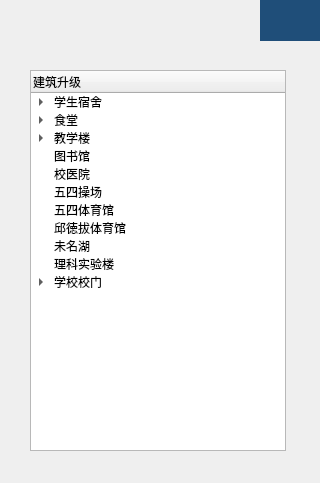
<?xml version="1.0" encoding="UTF-8"?>
<ui version="4.0">
 <class>buildings</class>
 <widget class="QWidget" name="buildings">
  <property name="geometry">
   <rect>
    <x>0</x>
    <y>0</y>
    <width>320</width>
    <height>483</height>
   </rect>
  </property>
  <property name="windowTitle">
   <string>Form</string>
  </property>
  <property name="styleSheet">
   <string notr="true">#buildings{
	border-image: url(:/new/pics/resouce/buildings/building_choice.png);
}
#cover{
	background-color: rgb(31, 78, 121);
}</string>
  </property>
  <widget class="QTreeWidget" name="treeWidget">
   <property name="geometry">
    <rect>
     <x>30</x>
     <y>70</y>
     <width>256</width>
     <height>381</height>
    </rect>
   </property>
   <property name="styleSheet">
    <string notr="true">#treeWidget{
}</string>
   </property>
   <column>
    <property name="text">
     <string>建筑升级</string>
    </property>
    <property name="background">
     <color>
      <red>31</red>
      <green>78</green>
      <blue>121</blue>
     </color>
    </property>
   </column>
   <item>
    <property name="text">
     <string>学生宿舍</string>
    </property>
    <item>
     <property name="text">
      <string>1号宿舍楼</string>
     </property>
    </item>
    <item>
     <property name="text">
      <string>2号宿舍楼</string>
     </property>
    </item>
    <item>
     <property name="text">
      <string>3号宿舍楼</string>
     </property>
    </item>
    <item>
     <property name="text">
      <string>4号宿舍楼</string>
     </property>
    </item>
    <item>
     <property name="text">
      <string>5号宿舍楼</string>
     </property>
    </item>
    <item>
     <property name="text">
      <string>6号宿舍楼</string>
     </property>
    </item>
    <item>
     <property name="text">
      <string>7号宿舍楼</string>
     </property>
    </item>
    <item>
     <property name="text">
      <string>8号宿舍楼</string>
     </property>
    </item>
    <item>
     <property name="text">
      <string>9号宿舍楼</string>
     </property>
    </item>
    <item>
     <property name="text">
      <string>10号宿舍楼</string>
     </property>
    </item>
    <item>
     <property name="text">
      <string>11号宿舍楼</string>
     </property>
    </item>
    <item>
     <property name="text">
      <string>12号宿舍楼</string>
     </property>
    </item>
    <item>
     <property name="text">
      <string>13号宿舍楼</string>
     </property>
    </item>
    <item>
     <property name="text">
      <string>14号宿舍楼</string>
     </property>
    </item>
    <item>
     <property name="text">
      <string>15号宿舍楼</string>
     </property>
    </item>
    <item>
     <property name="text">
      <string>16号宿舍楼</string>
     </property>
    </item>
    <item>
     <property name="text">
      <string>17号宿舍楼</string>
     </property>
    </item>
    <item>
     <property name="text">
      <string>18号宿舍楼</string>
     </property>
    </item>
    <item>
     <property name="text">
      <string>19号宿舍楼</string>
     </property>
    </item>
    <item>
     <property name="text">
      <string>20号宿舍楼</string>
     </property>
    </item>
    <item>
     <property name="text">
      <string>21号宿舍楼</string>
     </property>
    </item>
    <item>
     <property name="text">
      <string>22号宿舍楼</string>
     </property>
    </item>
    <item>
     <property name="text">
      <string>23号宿舍楼</string>
     </property>
    </item>
    <item>
     <property name="text">
      <string>24号宿舍楼</string>
     </property>
    </item>
    <item>
     <property name="text">
      <string>25号宿舍楼</string>
     </property>
    </item>
    <item>
     <property name="text">
      <string>26号宿舍楼</string>
     </property>
    </item>
    <item>
     <property name="text">
      <string>27号宿舍楼</string>
     </property>
    </item>
    <item>
     <property name="text">
      <string>28号宿舍楼</string>
     </property>
    </item>
    <item>
     <property name="text">
      <string>29号宿舍楼</string>
     </property>
    </item>
    <item>
     <property name="text">
      <string>30号宿舍楼</string>
     </property>
    </item>
    <item>
     <property name="text">
      <string>31号宿舍楼</string>
     </property>
    </item>
    <item>
     <property name="text">
      <string>32号宿舍楼</string>
     </property>
    </item>
    <item>
     <property name="text">
      <string>33号宿舍楼</string>
     </property>
    </item>
    <item>
     <property name="text">
      <string>34号宿舍楼</string>
     </property>
    </item>
    <item>
     <property name="text">
      <string>35号宿舍楼</string>
     </property>
    </item>
    <item>
     <property name="text">
      <string>36号宿舍楼</string>
     </property>
    </item>
    <item>
     <property name="text">
      <string>37号宿舍楼</string>
     </property>
    </item>
    <item>
     <property name="text">
      <string>38号宿舍楼</string>
     </property>
    </item>
    <item>
     <property name="text">
      <string>39号宿舍楼</string>
     </property>
    </item>
    <item>
     <property name="text">
      <string>40号宿舍楼</string>
     </property>
    </item>
    <item>
     <property name="text">
      <string>41号宿舍楼</string>
     </property>
    </item>
    <item>
     <property name="text">
      <string>42号宿舍楼</string>
     </property>
    </item>
    <item>
     <property name="text">
      <string>43号宿舍楼</string>
     </property>
    </item>
    <item>
     <property name="text">
      <string>44号宿舍楼</string>
     </property>
    </item>
    <item>
     <property name="text">
      <string>45号宿舍楼</string>
     </property>
    </item>
   </item>
   <item>
    <property name="text">
     <string>食堂</string>
    </property>
    <item>
     <property name="text">
      <string>农园食堂</string>
     </property>
    </item>
    <item>
     <property name="text">
      <string>艺院食堂</string>
     </property>
    </item>
    <item>
     <property name="text">
      <string>家园食堂</string>
     </property>
    </item>
    <item>
     <property name="text">
      <string>勺园食堂</string>
     </property>
    </item>
    <item>
     <property name="text">
      <string>学一食堂</string>
     </property>
    </item>
    <item>
     <property name="text">
      <string>学五食堂</string>
     </property>
    </item>
   </item>
   <item>
    <property name="text">
     <string>教学楼</string>
    </property>
    <item>
     <property name="text">
      <string>第一教学楼</string>
     </property>
    </item>
    <item>
     <property name="text">
      <string>第二教学楼</string>
     </property>
    </item>
    <item>
     <property name="text">
      <string>第三教学楼</string>
     </property>
    </item>
    <item>
     <property name="text">
      <string>第四教学楼</string>
     </property>
    </item>
    <item>
     <property name="text">
      <string>理科教学楼</string>
     </property>
    </item>
    <item>
     <property name="text">
      <string>文史楼</string>
     </property>
    </item>
    <item>
     <property name="text">
      <string>地学楼</string>
     </property>
    </item>
   </item>
   <item>
    <property name="text">
     <string>图书馆</string>
    </property>
   </item>
   <item>
    <property name="text">
     <string>校医院</string>
    </property>
   </item>
   <item>
    <property name="text">
     <string>五四操场</string>
    </property>
   </item>
   <item>
    <property name="text">
     <string>五四体育馆</string>
    </property>
   </item>
   <item>
    <property name="text">
     <string>邱徳拔体育馆</string>
    </property>
   </item>
   <item>
    <property name="text">
     <string>未名湖</string>
    </property>
   </item>
   <item>
    <property name="text">
     <string>理科实验楼</string>
    </property>
   </item>
   <item>
    <property name="text">
     <string>学校校门</string>
    </property>
    <item>
     <property name="text">
      <string>东门</string>
     </property>
    </item>
    <item>
     <property name="text">
      <string>南门</string>
     </property>
    </item>
    <item>
     <property name="text">
      <string>西门</string>
     </property>
    </item>
    <item>
     <property name="text">
      <string>西南门</string>
     </property>
    </item>
    <item>
     <property name="text">
      <string>东南门</string>
     </property>
    </item>
    <item>
     <property name="text">
      <string>东北门</string>
     </property>
    </item>
   </item>
  </widget>
  <widget class="QLabel" name="cover">
   <property name="geometry">
    <rect>
     <x>260</x>
     <y>0</y>
     <width>61</width>
     <height>41</height>
    </rect>
   </property>
   <property name="text">
    <string/>
   </property>
  </widget>
 </widget>
 <resources/>
 <connections/>
</ui>
